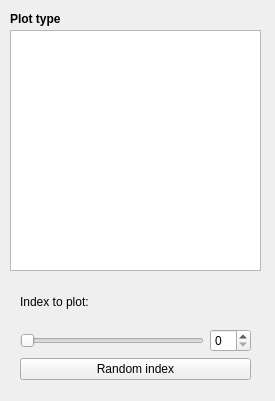
<?xml version="1.0" encoding="UTF-8"?>
<ui version="4.0">
 <class>Form</class>
 <widget class="QWidget" name="Form">
  <property name="geometry">
   <rect>
    <x>0</x>
    <y>0</y>
    <width>275</width>
    <height>401</height>
   </rect>
  </property>
  <property name="windowTitle">
   <string>Form</string>
  </property>
  <widget class="QLabel" name="label">
   <property name="geometry">
    <rect>
     <x>10</x>
     <y>10</y>
     <width>58</width>
     <height>18</height>
    </rect>
   </property>
   <property name="font">
    <font>
     <weight>75</weight>
     <bold>true</bold>
    </font>
   </property>
   <property name="text">
    <string>Plot type</string>
   </property>
  </widget>
  <widget class="QListWidget" name="listWidget">
   <property name="geometry">
    <rect>
     <x>10</x>
     <y>30</y>
     <width>251</width>
     <height>241</height>
    </rect>
   </property>
  </widget>
  <widget class="QWidget" name="">
   <property name="geometry">
    <rect>
     <x>20</x>
     <y>280</y>
     <width>231</width>
     <height>100</height>
    </rect>
   </property>
   <layout class="QVBoxLayout" name="verticalLayout">
    <item>
     <widget class="QLabel" name="label_2">
      <property name="text">
       <string>Index to plot:</string>
      </property>
     </widget>
    </item>
    <item>
     <layout class="QHBoxLayout" name="horizontalLayout">
      <item>
       <widget class="QSlider" name="horizontalSlider">
        <property name="orientation">
         <enum>Qt::Horizontal</enum>
        </property>
       </widget>
      </item>
      <item>
       <widget class="QSpinBox" name="spinBox"/>
      </item>
     </layout>
    </item>
    <item>
     <widget class="QPushButton" name="pushButton">
      <property name="text">
       <string>Random index</string>
      </property>
     </widget>
    </item>
   </layout>
  </widget>
 </widget>
 <resources/>
 <connections>
  <connection>
   <sender>horizontalSlider</sender>
   <signal>valueChanged(int)</signal>
   <receiver>spinBox</receiver>
   <slot>setValue(int)</slot>
   <hints>
    <hint type="sourcelabel">
     <x>159</x>
     <y>321</y>
    </hint>
    <hint type="destinationlabel">
     <x>219</x>
     <y>315</y>
    </hint>
   </hints>
  </connection>
  <connection>
   <sender>spinBox</sender>
   <signal>valueChanged(int)</signal>
   <receiver>horizontalSlider</receiver>
   <slot>setValue(int)</slot>
   <hints>
    <hint type="sourcelabel">
     <x>226</x>
     <y>331</y>
    </hint>
    <hint type="destinationlabel">
     <x>156</x>
     <y>325</y>
    </hint>
   </hints>
  </connection>
 </connections>
</ui>
